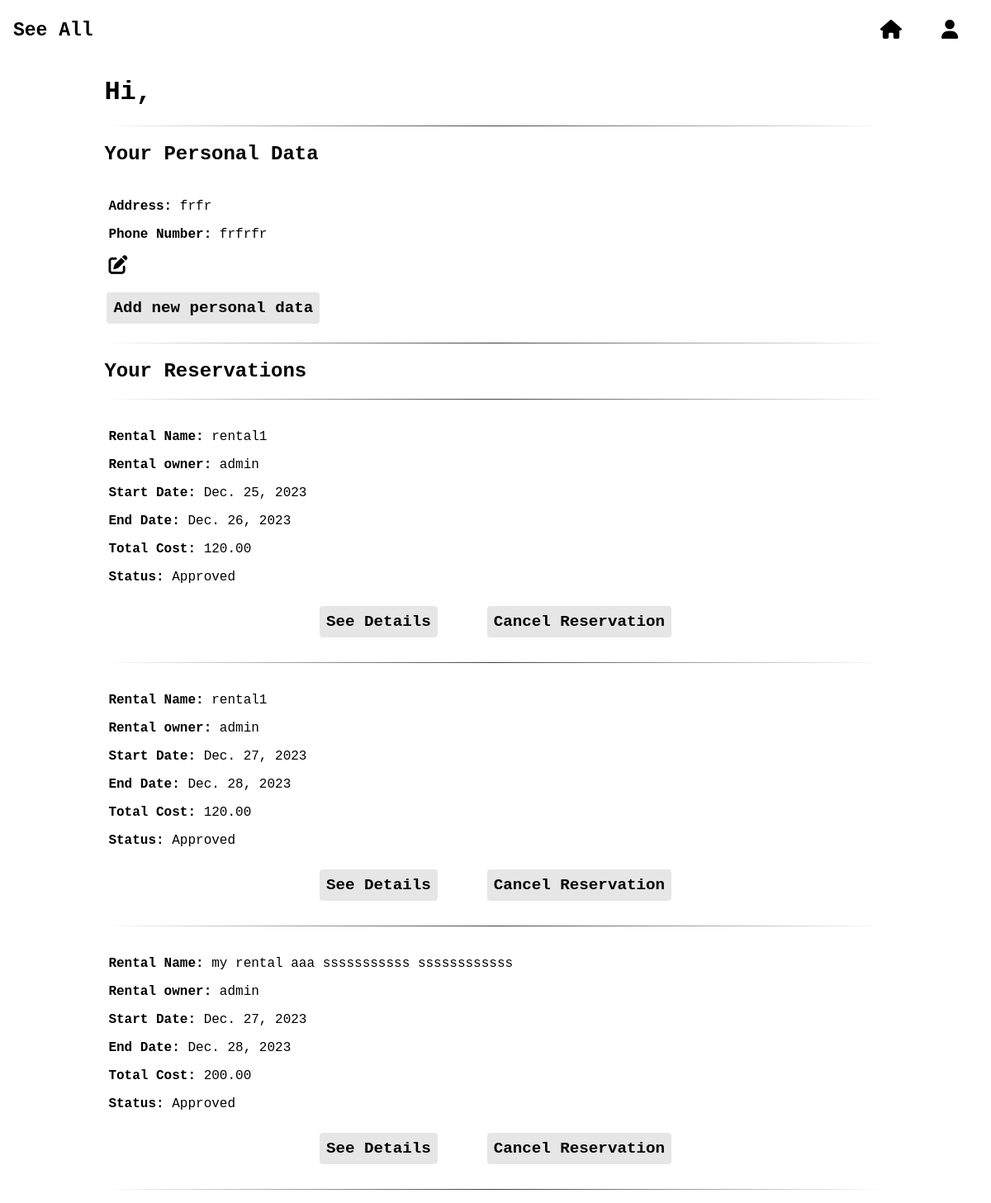
Screenshot of /view_personal_data/ (signed in) with the database file from the repository.
### accounts/models.py (models this page shows, shortened)
class PersonalData(models.Model):
    user = models.ForeignKey(User, on_delete=models.CASCADE, related_name='personal_data')
    address = models.CharField(max_length=255)
    phone_number = models.CharField(max_length=20)

### add_rentals/models.py (models this page shows, shortened)
class Reservation(models.Model):
    rental = models.ForeignKey(Rental, on_delete=models.CASCADE)
    user = models.ForeignKey(User, on_delete=models.CASCADE)
    start_date = models.DateField()
    end_date = models.DateField()
    approved = models.BooleanField(default=False)

class Rental(models.Model):
    user = models.ForeignKey(User, on_delete=models.CASCADE)
    name = models.CharField(max_length=50)
    description = models.TextField(max_length=400)
    number_of_rooms = models.IntegerField()
    number_of_bathrooms = models.IntegerField()
    price_per_night = models.DecimalField(max_digits=6, decimal_places=2)
    max_guests = models.IntegerField()
    number_of_beds = models.IntegerField()
    address_city = models.CharField(max_length=50)
    address_street = models.CharField(max_length=50)

### accounts/views.py (the view)
# urls.py: path('view_personal_data/', views.view_personal_data, name='view_personal_data'),
@login_required
def view_personal_data(request):
    user_data = PersonalData.objects.filter(user=request.user)
    user_reservations = Reservation.objects.filter(user=request.user)
    for reservation in user_reservations:
        duration = (reservation.end_date - reservation.start_date).days
        reservation.total_cost = reservation.rental.price_per_night * duration
    return render(request, 'view_personal_data.html', {
        'user_data': user_data,
        'user_reservations': user_reservations
    })

### accounts/templates/view_personal_data.html (shortened to what this page needs)
{% load static %}
<!DOCTYPE html>
<html>
<head>
    <link rel="stylesheet" href="https://cdnjs.cloudflare.com/ajax/libs/font-awesome/6.1.1/css/all.min.css">
    <link rel="stylesheet" href="{% static 'css/header.css' %}">
    <link rel="stylesheet" href="{% static 'css/manage_account.css' %}">
</head>
 <header>
        {% include 'header.html' %}
    </header>
<body>
    <div class="main-container">
        {% with request.user.userprofile as profile %}
            <h1>Hi, {{ profile.first_name }} {{ profile.surname }}</h1>
        {% endwith %}
        <hr>
        <h2>Your Personal Data</h2>
        {% for data in user_data %}
            <div class="personal-data">
                {% if data.address %}
                    <p><strong>Address:</strong> {{ data.address }}</p>
                {% endif %}
                {% if data.phone_number %}
                    <p><strong>Phone Number:</strong> {{ data.phone_number }}</p>
                {% endif %}
                <a href="{% url 'edit_personal_data' data.id %}" class="edit-data-btn" style="color: black">
                    <i class="fa fa-edit"></i></a>
            </div>
        {% empty %}
            <p>No personal data found.</p>
        {% endfor %}
        <a href="{% url 'add_personal_data' %}" class="add-data-btn">Add new personal data</a>
        <hr>
        <h2>Your Reservations</h2>
        <hr>
       <div class="reservation-list">
            {% for reservation in user_reservations %}
                <div class="reservation">
                    <p><strong>Rental Name:</strong> {{ reservation.rental.name }}</p>
                    <p><strong>Rental owner:</strong> {{ reservation.rental.user.first_name }} {{ reservation.rental.user.surname }}</p>
                    <p><strong>Start Date:</strong> {{ reservation.start_date }}</p>
                    <p><strong>End Date:</strong> {{ reservation.end_date }}</p>
                    <p><strong>Total Cost:</strong> {{ reservation.total_cost }}</p>
                    <p><strong>Status:</strong> {{ reservation.approved|yesno:"Approved,Not Approved" }}</p>
                <div class="buttons-div">
                    <a href="{% url 'one_rental' reservation.rental.id %}" class="see-more-btn">See Details</a>
                    <form method="post" action="{% url 'cancel_reservation' reservation.id %}">
                        <button type="submit" class="cancel-btn">Cancel Reservation</button>
                    </form>
                </div>
                </div>
                <hr>
            {% empty %}
                <p>No reservations found.</p>
            {% endfor %}
        </div>
    </div>
</body>
</html>

### static/css/header.css (style rules this page uses)
button { background-color: transparent; color: black; padding: 8px 16px; border: none; border-radius: 4px; cursor: pointer; display: inline-flex; align-items: center; transition: all 0.5s ease-in-out !important; margin-left: 3px; margin-right: 3px; font-family: "Courier", monospace; font-weight: 900; font-size: 23px; }
button:not(:has(i)) { padding: 8px; }
.fa { font-size: 23px; }

### static/css/manage_account.css (style rules this page uses)
html { font-family: "Courier", monospace; }
html body { margin-top: 4.5em; display: flex; flex-direction: column; align-items: center; }
html body .main-container { width: 80%; }
html body .main-container .personal-data, html body .main-container .reservation { background-color: #fff; padding: 5px; margin-bottom: 15px; margin-top: 15px; }
html body .main-container .personal-data .buttons-div, html body .main-container .reservation .buttons-div { display: flex; flex-direction: row; align-items: center; justify-content: center; }
html body .see-more-btn, html body .cancel-btn { background-color: transparent; color: black; padding: 8px 16px; border: none; border-radius: 4px; cursor: pointer; display: inline-flex; align-items: center; transition: all 0.5s ease-in-out !important; margin-left: 3px; margin-right: 3px; font-family: "Courier", monospace; font-weight: 900; font-size: 23px; text-decoration: none; font-size: 1.2em; margin: 10px 30px; background-color: #e6e6e6; }
html body .see-more-btn:not(:has(i)), html body .cancel-btn:not(:has(i)) { padding: 8px; }
html body .add-data-btn { background-color: transparent; color: black; padding: 8px 16px; border: none; border-radius: 4px; cursor: pointer; display: inline-flex; align-items: center; transition: all 0.5s ease-in-out !important; margin-left: 3px; margin-right: 3px; font-family: "Courier", monospace; font-weight: 900; font-size: 23px; text-decoration: none; font-size: 1.2em; background-color: #e6e6e6; margin-bottom: 15px; }
html body .add-data-btn:not(:has(i)) { padding: 8px; }
hr { border: 0; height: 1px; background-image: linear-gradient(to right, rgba(0, 0, 0, 0), rgba(0, 0, 0, 0.75), rgba(0, 0, 0, 0)); }

### rows the page displays
PersonalData: address "frfr", phone_number "frfrfr"
Reservation: rental.name "rental1", rental.user.first_name "admin", start_date "Dec. 25, 2023", end_date "Dec. 26, 2023", total_cost "120.00", approved "Approved"
Reservation: rental.name "rental1", rental.user.first_name "admin", start_date "Dec. 27, 2023", end_date "Dec. 28, 2023", total_cost "120.00", approved "Approved"
Reservation: rental.name "my rental aaa sssssssssss ssssssssssss", rental.user.first_name "admin", start_date "Dec. 27, 2023", end_date "Dec. 28, 2023", total_cost "200.00", approved "Approved"
